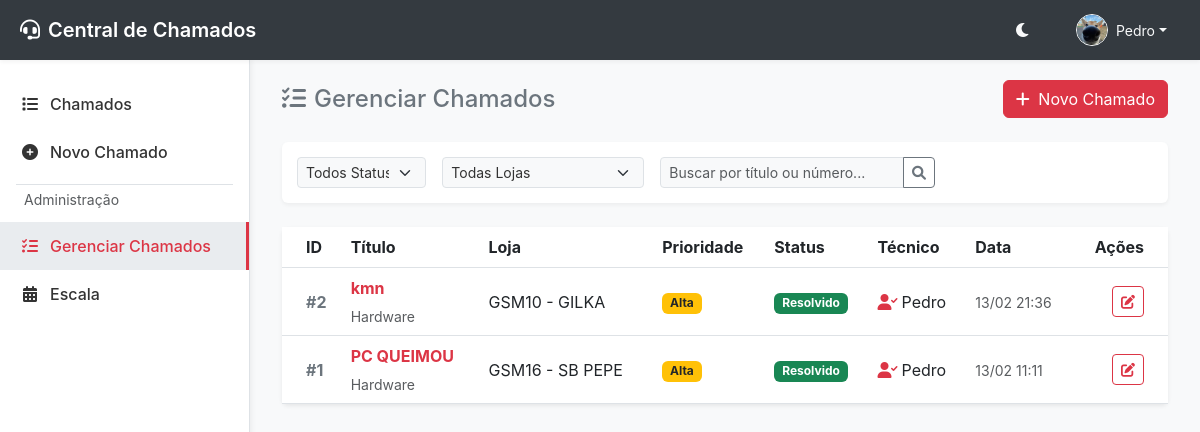
The page /gerenciar (signed in) on the database as committed earlier.
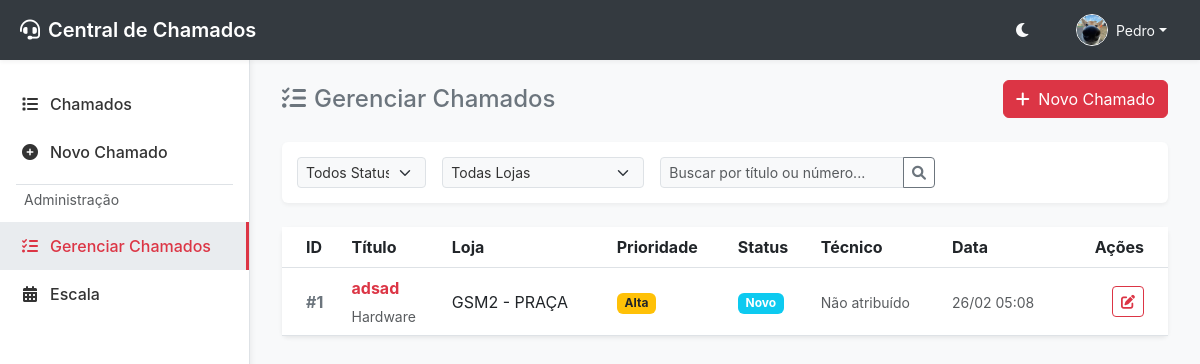
The same page on the database as committed later.
### app/models.py (models this page shows, shortened)
class User(UserMixin, db.Model):
    __tablename__ = 'users'
    id = db.Column(db.Integer, primary_key=True)
    username = db.Column(db.String(64), index=True, unique=True, nullable=False)
    email = db.Column(db.String(120), index=True, unique=True, nullable=False)
    password_hash = db.Column(db.String(256))
    role = db.Column(db.String(20), default='user', index=True) # user, technician, admin, manager, supervisor
    is_technician = db.Column(db.Boolean, default=False, index=True) # Secondary flag to allow admins/managers to act as technicians
    department = db.Column(db.String(100), index=True)
    profile_image = db.Column(db.String(255))
    is_active = db.Column(db.Boolean, default=True, index=True)
    created_at = db.Column(db.DateTime, default=datetime.utcnow)

### app/modules/chamados/models.py (models this page shows, shortened)
class Ticket(db.Model):
    __tablename__ = 'tickets'
    id = db.Column(db.Integer, primary_key=True)
    title = db.Column(db.String(100), nullable=False)
    description = db.Column(db.Text, nullable=False)
    status = db.Column(db.String(20), default='novo', index=True) # novo, aberto, pendente, resolvido, fechado
    priority = db.Column(db.String(20), default='media', index=True) # baixa, media, alta, critica
    category = db.Column(db.String(50))
    created_at = db.Column(db.DateTime, default=datetime.utcnow, index=True)
    updated_at = db.Column(db.DateTime, default=datetime.utcnow, onupdate=datetime.utcnow)
    due_date = db.Column(db.DateTime, nullable=True)
    closed_at = db.Column(db.DateTime, nullable=True)
    additional_info = db.Column(db.Text, nullable=True)
    attachment = db.Column(db.String(255), nullable=True)
    requester_id = db.Column(db.Integer, db.ForeignKey('users.id'), nullable=False, index=True)
    technician_id = db.Column(db.Integer, db.ForeignKey('users.id'), nullable=True, index=True)
    store_id = db.Column(db.Integer, db.ForeignKey('stores.id'), nullable=True, index=True)
    requester = db.relationship('User', foreign_keys=[requester_id], backref='tickets_requested')
    technician = db.relationship('User', foreign_keys=[technician_id], backref='tickets_assigned')
    store = db.relationship('Store', backref='tickets')
    tags = db.relationship('Tag', secondary=ticket_tags, backref=db.backref('tickets', lazy='dynamic'))

### app/modules/lojas/models.py (models this page shows, shortened)
class Store(db.Model):
    __tablename__ = 'stores'
    id = db.Column(db.Integer, primary_key=True)
    name = db.Column(db.String(100), unique=True, nullable=False, index=True)
    cnpj = db.Column(db.String(20))
    address = db.Column(db.String(200))
    manager = db.Column(db.String(100))

### app/modules/chamados/routes.py (the view)
@chamados_bp.route('/gerenciar')
@login_required
def gerenciar_chamados():
    if current_user.role not in ['admin', 'manager', 'supervisor', 'tecnico']:
        flash('Acesso não autorizado.', 'danger')
        return redirect(url_for('chamados.index'))
    exclude_closed = request.args.get('exclude_closed') == 'true'
    tickets = service.list_tickets(exclude_closed=exclude_closed)
    technicians = service.get_all_technicians()
    stores = service.get_all_stores()
    categories = service.get_all_categories()
    return render_template('gerenciar_chamados.html', tickets=tickets, technicians=technicians, stores=stores, categories=categories, active_page='gerenciar_chamados', exclude_closed=exclude_closed)

### app/modules/chamados/repository.py (called while the page is built, shortened)
    def find_all(self, filters=None):
        query = Ticket.query.options(
            db.joinedload(Ticket.store),
            db.joinedload(Ticket.technician),
            db.joinedload(Ticket.requester)
        )
        return query.order_by(Ticket.created_at.desc()).all()

### app/modules/chamados/service.py (called while the page is built)
    def get_all_stores(self):
        from app.modules.lojas.models import Store
        from app.utils import natural_sort_key
        stores = Store.query.all()
        return sorted(stores, key=lambda x: natural_sort_key(x.name))

    def get_all_categories(self):
        from .models import Category
        return Category.query.filter_by(active=True).order_by(Category.name).all()

    def get_all_technicians(self):
        from app.models import User
        from sqlalchemy import or_
        return User.query.filter(or_(User.role == 'tecnico', User.is_technician == True)).all()

    def list_tickets(self, exclude_closed=False):
        filters = {}
        if exclude_closed:
            filters['exclude_closed'] = True
        return self.repository.find_all(filters)

### app/utils.py (called while the page is built)
def natural_sort_key(s):
    if not s:
        return []
    s = str(s).lower()
    return [int(text) if text.isdigit() else text for text in re.split('([0-9]+)', s)]

### app/templates/gerenciar_chamados.html (shortened to what this page needs)
{% extends "base.html" %}
{% block content %}
<div class="d-flex justify-content-between align-items-center mb-4 flex-wrap gap-2">
    <h4 class="mb-0 text-secondary">
        <i class="fas fa-tasks me-2"></i>Gerenciar Chamados
    </h4>
    <div>
        <a href="{{ url_for('chamados.novo_chamado') }}" class="btn btn-primary"><i class="fas fa-plus me-1"></i> Novo Chamado</a>
    </div>
</div>
<div class="filter-bar mb-4">
    <form class="row g-3">
        <div class="col-md-2">
            <select class="form-select form-select-sm" aria-label="Status" id="statusFilter">
                <option value="all" selected>Todos Status</option>
            </select>
        </div>
        <div class="col-md-3">
            <select class="form-select form-select-sm" aria-label="Loja" id="storeFilter">
                <option value="all" selected>Todas Lojas</option>
            </select>
        </div>
        <div class="col-md-4">
            <div class="input-group input-group-sm">
                <input type="text" class="form-control" placeholder="Buscar por título ou número..." id="searchInput">
                <button class="btn btn-outline-secondary" type="button"><i class="fas fa-search"></i></button>
            </div>
        </div>
    </form>
</div>
<div class="card border-0 shadow-sm">
    <div class="card-body p-0">
        <div class="table-responsive">
            <table class="table table-hover mb-0 align-middle" id="ticketsTable">
                <thead class="bg-light">
                    <tr>
                        <th scope="col" class="ps-4">ID</th>
                        <th scope="col">Título</th>
                        <th scope="col">Loja</th>
                        <th scope="col">Prioridade</th>
                        <th scope="col">Status</th>
                        <th scope="col">Técnico</th>
                        <th scope="col">Data</th>
                        <th scope="col" class="text-end pe-4">Ações</th>
                    </tr>
                </thead>
                <tbody>
                    {% for ticket in tickets %}
                    <tr class="ticket-row" data-status="{{ ticket.status|default('novo') }}" data-store="{{ ticket.store_id }}">
                        <td class="ps-4 fw-bold text-secondary">#{{ ticket.id }}</td>
                        <td>
                            <a href="{{ url_for('chamados.ver_chamado', id=ticket.id) }}" class="text-decoration-none fw-bold text-primary text-truncate d-inline-block" style="max-width: 200px;" title="{{ ticket.title }}">
                                {{ ticket.title }}
                            </a>
                            <small class="d-block text-muted">{{ ticket.category }}</small>
                        </td>
                        <td>
                            {% if ticket.store %}
                            {{ ticket.store.name }}
                            {% else %}
                            <span class="text-muted fst-italic">N/A</span>
                            {% endif %}
                        </td>
                        <td>
                            <span class="badge bg-{{ 'danger' if ticket.priority == 'critica' else 'warning' if ticket.priority == 'alta' else 'info' if ticket.priority == 'media' else 'secondary' }} text-dark">
                                {{ ticket.priority|capitalize }}
                            </span>
                        </td>
                        <td>
                            {% set status_label = ticket.status|replace('_', ' ')|capitalize %}
                            {% set status_class = 'info' if ticket.status == 'novo' else 'primary' if ticket.status == 'em_analise' else 'warning' if ticket.status == 'aguardando_peca' else 'success' if ticket.status == 'resolvido' else 'danger' if ticket.status == 'nao_resolvido' else 'secondary' %}
                            <span class="badge bg-{{ status_class }}">{{ status_label }}</span>
                        </td>
                        <td>
                            {% if ticket.technician %}
                            <div class="d-flex align-items-center">
                                <i class="fas fa-user-check text-primary me-1"></i> {{ ticket.technician.username }}
                            </div>
                            {% else %}
                            <span class="text-muted small">Não atribuído</span>
                            {% endif %}
                        </td>
                        <td>
                            <small class="text-muted">{{ ticket.created_at.strftime('%d/%m %H:%M') }}</small>
                        </td>
                        <td class="text-end pe-4">
                            <button class="btn btn-sm btn-outline-primary" data-bs-toggle="modal" data-bs-target="#modalGerenciar{{ ticket.id }}" title="Editar Chamado">
                                <i class="fas fa-edit"></i>
                            </button>
                        </td>
                    </tr>
                    {% endfor %}
                </tbody>
            </table>
        </div>
    </div>
</div>
{% endblock %}

### app/templates/base.html (shortened to what this page needs)
<!DOCTYPE html>
<html lang="pt-br">
<head>
    <link href="https://cdn.jsdelivr.net/npm/bootstrap@5.3.0/dist/css/bootstrap.min.css" rel="stylesheet">
    <link href="https://cdnjs.cloudflare.com/ajax/libs/font-awesome/6.0.0/css/all.min.css" rel="stylesheet">
    <link rel="stylesheet" href="{{ url_for('static', filename='css/style.css') }}?v=6">
    <link rel="stylesheet" href="{{ url_for('static', filename='css/mobile.css') }}?v=1">
</head>
<body>
    {% if current_user.is_authenticated %}
    <nav class="topbar">
        <div class="brand">
            <i class="fas fa-headset me-2"></i> Central de Chamados
        </div>
        <div class="user-menu">
            <button class="btn btn-link text-light p-0 me-3" id="theme-toggle" title="Alternar Tema">
                <i class="fas fa-moon"></i>
            </button>
            <div class="dropdown">
                <button class="btn btn-link text-light text-decoration-none dropdown-toggle d-flex align-items-center" type="button" id="userDropdown" data-bs-toggle="dropdown" aria-expanded="false">
                    {% if current_user.profile_image %}
                    {% if current_user.profile_image.startswith('http') %}
                    <img src="{{ current_user.profile_image }}" alt="Avatar" class="rounded-circle border border-light" style="width: 32px; height: 32px; object-fit: cover;">
                    {% else %}
                    <img src="{{ url_for('auth.profile_image', filename=current_user.profile_image) }}" alt="Avatar" class="rounded-circle border border-light" style="width: 32px; height: 32px; object-fit: cover;">
                    {% endif %}
                    {% else %}
                    <i class="fas fa-user-circle fa-lg"></i>
                    {% endif %}
                    <span class="ms-2 small d-none d-md-inline">{{ current_user.username }}</span>
                </button>
            </div>
        </div>
    </nav>
    {% endif %}
    {% if current_user.is_authenticated %}
    <div class="sidebar bg-surface">
        <nav class="nav flex-column">
            <a class="nav-link {% if active_page == 'chamados' %}active{% endif %}" href="{{ url_for('chamados.listar_chamados') }}">
                <i class="fas fa-list"></i> Chamados
            </a>
            <a class="nav-link {% if active_page == 'novo_chamado' %}active{% endif %}" href="{{ url_for('chamados.novo_chamado') }}">
                <i class="fas fa-plus-circle"></i> Novo Chamado
            </a>
            {% if current_user.role in ['admin', 'manager', 'supervisor', 'tecnico'] %}
            <div class="border-top my-2 mx-3 text-muted small px-2 py-1">Administração</div>
            <a class="nav-link {% if active_page == 'gerenciar_chamados' %}active{% endif %}" href="{{ url_for('chamados.gerenciar_chamados') }}">
                <i class="fas fa-tasks"></i> Gerenciar Chamados
            </a>
            {% endif %}
            {% if current_user.role in ['admin', 'manager', 'supervisor', 'tecnico'] %}
            <a class="nav-link {% if active_page == 'escala' %}active{% endif %}" href="{{ url_for('escala.index') }}">
                <i class="fas fa-calendar-alt"></i> Escala
            </a>
            {% endif %}
        </nav>
    </div>
    {% endif %}
    <main class="main-content" {% if not current_user.is_authenticated %}style="margin-left: 0; padding-top: 20px;"{% endif %}>
        <div class="container-fluid">
            {% block content %}{% endblock %}
        </div>
    </main>
</body>
</html>

### app/static/css/style.css (style rules this page uses)
:root { --primary-color: #dc3545; --sidebar-width: 250px; --topbar-height: 60px; --bg-color: #f8f9fa; --surface-color: #ffffff; --text-color: #333; --text-muted: #6c757d; --border-color: #dee2e6; --topbar-bg: #343a40; --topbar-text: #ffffff; --hover-bg: #e9ecef; --card-shadow: 0 2px 4px rgba(0,0,0,0.05); --card-shadow-hover: 0 4px 8px rgba(0,0,0,0.1); }
.btn-primary { background-color: var(--primary-color) !important; border-color: var(--primary-color) !important; }
.btn-outline-primary { color: var(--primary-color) !important; border-color: var(--primary-color) !important; }
.text-primary { color: var(--primary-color) !important; }
:root { --chat-tech-bg: #ffe6e6; --chat-user-bg: #f8f9fa; }
.bg-surface { background-color: var(--surface-color) !important; }
body { background-color: var(--bg-color); color: var(--text-color); font-family: -apple-system, BlinkMacSystemFont, "Segoe UI", Roboto, "Helvetica Neue", Arial, sans-serif; overflow-x: hidden; transition: background-color 0.3s, color 0.3s; }
.topbar { position: fixed; top: 0; left: 0; width: 100%; height: var(--topbar-height); background-color: var(--topbar-bg); color: var(--topbar-text); z-index: 1030; display: flex; align-items: center; justify-content: space-between; padding: 0 20px; box-shadow: var(--card-shadow); }
.topbar .brand { font-size: 1.25rem; font-weight: 600; display: flex; align-items: center; }
.topbar .user-menu { display: flex; align-items: center; gap: 15px; }
.sidebar { position: fixed; top: var(--topbar-height); left: 0; width: var(--sidebar-width); height: calc(100vh - var(--topbar-height)); background-color: var(--surface-color); box-shadow: 2px 0 5px rgba(0,0,0,0.05); z-index: 1020; overflow-y: auto; padding-top: 20px; border-right: 1px solid var(--border-color); transition: background-color 0.3s, border-color 0.3s; }
.sidebar .nav-link { color: var(--text-color); padding: 12px 20px; display: flex; align-items: center; gap: 10px; transition: all 0.2s; font-weight: 500; }
.sidebar .nav-link:hover, .sidebar .nav-link.active { background-color: var(--hover-bg); color: var(--primary-color); border-right: 3px solid var(--primary-color); }
.sidebar .nav-link i { width: 20px; text-align: center; }
.main-content { margin-top: var(--topbar-height); margin-left: var(--sidebar-width); padding: 20px; min-height: calc(100vh - var(--topbar-height)); }
.filter-bar { background-color: var(--surface-color); padding: 15px; border-radius: 6px; box-shadow: var(--card-shadow); margin-bottom: 20px; transition: background-color 0.3s; }
.filter-bar .form-select, .filter-bar .form-control { background-color: var(--bg-color); color: var(--text-color); border-color: var(--border-color); }
.main-content { animation: fadeIn 0.5s ease-out; }
.btn { transition: all 0.2s cubic-bezier(0.4, 0, 0.2, 1); position: relative; overflow: hidden; }
.table-hover tbody tr { transition: background-color 0.2s, transform 0.2s; }
.form-control, .form-select { transition: border-color 0.2s, box-shadow 0.2s, transform 0.2s; }
.sidebar .nav-link i { transition: transform 0.3s ease; }
.badge { transition: transform 0.2s ease; }

Rows that differ between the two databases and show on the page:
removed Ticket: id "2", title "kmn", category "Hardware", store.name "GSM10 - GILKA", priority "Alta", status "Resolvido", technician.username "Pedro", created_at "13/02 21:36"
changed Ticket "Hardware": title "PC QUEIMOU" → "adsad"; store.name "GSM16 - SB PEPE" → "GSM2 - PRAÇA"; status "Resolvido" → "Novo"; created_at "13/02 11:11" → "26/02 05:08"; technician.username "Pedro" → (not shown); now shows "Não atribuído"
